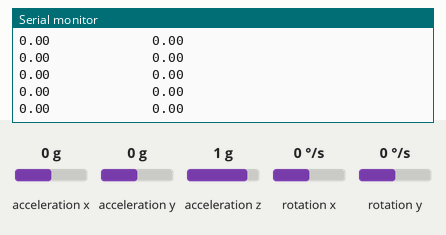
The sketch below on a simulated Arduino Uno, built with avr-gcc and run on an emulated ATmega328P. Shown: the last lines printed to the serial monitor. Wiring (inferred from the names in the program): MPU-6050 motion sensor at I2C address 0x68. Inputs (shaded band) come from the test bench; at power-on: acceleration y 0 g, acceleration x 0 g, acceleration z 1 g, rotation x 0 °/s, rotation y 0 °/s.

Above: at 1.2 s.
1.3 s: acceleration y set to 0.8 g
At 2.4 s:
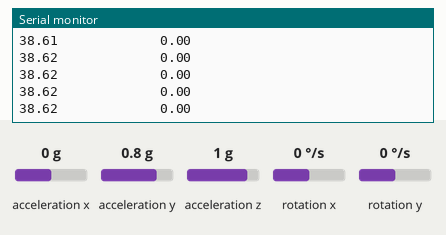
4.3 s: acceleration x set to -1.4 g
At 5.1 s:
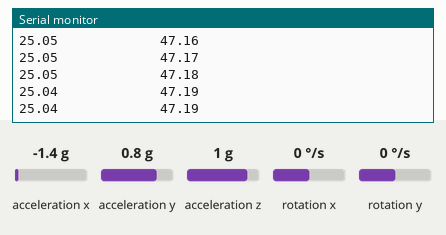
5.8 s: acceleration x set to 1.4 g
At 6.5 s:
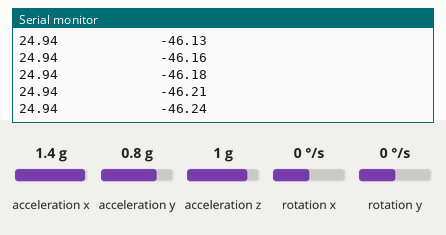
Timing chart, 0 to 8.2 s (numbered marks = the images above; inputs shaded):
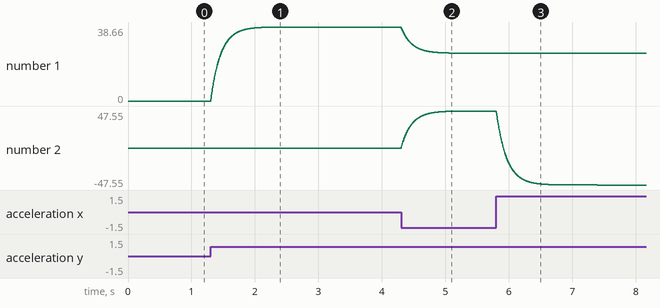

Measured:
- after the input at 1.3 s, the serial monitor: prints a new line at once (image 1)
- plotted number 1: 0 → 38.66 after the input at 1.3 s

The sketch:

Gyro-Accelerometer_Code.ino
```cpp
//this code reads an MPU6050 Gyroaccelerometer chip, and prints out the X and Y angle values in degrees
//make sure to set the baud rate to 250000 in the serial monitor


#include <Wire.h>
#include <Servo.h>
#include <WiFiUdp.h>

int16_t Acc_rawX, Acc_rawY, Acc_rawZ,Gyr_rawX, Gyr_rawY, Gyr_rawZ;


float Acceleration_angle[2];
float Gyro_angle[2];
float Total_angle[2];


float elapsedTime, time, timePrev;
int i;
float rad_to_deg = 180/3.141592654;


void setup() {
  Wire.begin(); //begin the wire comunication
  Wire.beginTransmission(0x68);
  Wire.write(0x6B);
  Wire.write(0);
  Wire.endTransmission(true);
  Serial.begin(250000);

}

void loop() {
  timePrev = time;  // the previous time is stored before the actual time read
    time = millis();  // actual time read
    elapsedTime = (time - timePrev) / 1000;

     Wire.beginTransmission(0x68);
     Wire.write(0x3B); //Ask for the 0x3B register- correspond to AcX
     Wire.endTransmission(false);
     Wire.requestFrom(0x68,6,true);

     Acc_rawX=Wire.read()<<8|Wire.read(); //each value needs two registres
     Acc_rawY=Wire.read()<<8|Wire.read();
     Acc_rawZ=Wire.read()<<8|Wire.read();

     /*---X---*/
     Acceleration_angle[0] = atan((Acc_rawY/16384.0)/sqrt(pow((Acc_rawX/16384.0),2) + pow((Acc_rawZ/16384.0),2)))*rad_to_deg;
     /*---Y---*/
     Acceleration_angle[1] = atan(-1*(Acc_rawX/16384.0)/sqrt(pow((Acc_rawY/16384.0),2) + pow((Acc_rawZ/16384.0),2)))*rad_to_deg;

   Wire.beginTransmission(0x68);
   Wire.write(0x43); //Gyro data first adress
   Wire.endTransmission(false);
   Wire.requestFrom(0x68,4,true); //Just 4 registers

   Gyr_rawX=Wire.read()<<8|Wire.read(); //Once again we shif and sum
   Gyr_rawY=Wire.read()<<8|Wire.read();

   /*---X---*/
   Gyro_angle[0] = Gyr_rawX/131.0;
   /*---Y---*/
   Gyro_angle[1] = Gyr_rawY/131.0;

   /*---X axis angle---*/
   Total_angle[0] = 0.98 *(Total_angle[0] + Gyro_angle[0]*elapsedTime) + 0.02*Acceleration_angle[0];
   /*---Y axis angle---*/
   Total_angle[1] = 0.98 *(Total_angle[1] + Gyro_angle[1]*elapsedTime) + 0.02*Acceleration_angle[1];

   /*Now we have our angles in degree and values from -10º0 to 100º aprox*/
    Serial.print(Total_angle[0]);
    Serial.print("             ");
    Serial.println(Total_angle[1]);


}
```

PIDclass.cpp
```cpp
#include "PIDclass.h"

PIDclass::PIDclass(double kp, double ki, double kd) {
  _kp = kp;
  _ki = ki;
  _kd = kd;

  pid_p=0;
  pid_i=0;
  pid_d=0;
}

void PIDclass::calculate_PID(unsigned long elapsedTime, float input, float feedback){
  float error = feedback - input;
  pid_p = _kp*error;
  if(-3 <error <3) pid_i = pid_i+(_ki*error);

  pid_d = _kd*((error - previous_error)/elapsedTime);
  PID = (pid_p + pid_i + pid_d);

  previous_error = error;

  if (pid_i > 50) pid_i = 50;
  if (pid_i <-50) pid_i = -50;
}
```

PIDclass.h
```cpp
#ifndef PIDclass_h
#define PIDclass_h
class PIDclass {
  public:
    PIDclass(double kp, double ki, double kd);
    void calculate_PID(unsigned long elapsedTime, float input, float feedback);
    float PID;
    double _kp;
    double _ki;
    double _kd;

    float previous_error;
    float pid_p;
    float pid_i;
    float pid_d;

  //private:
};
#endif
```
